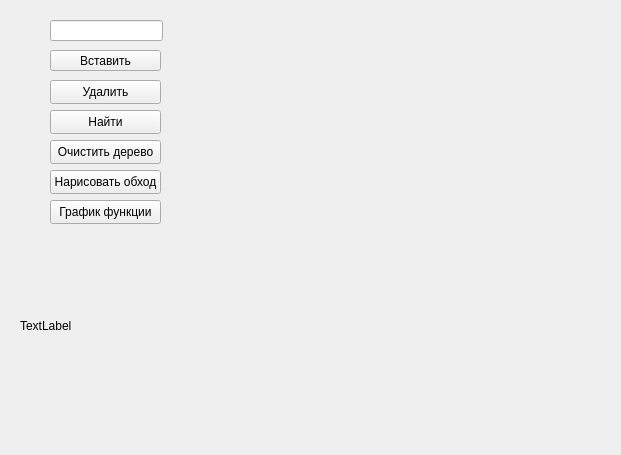
<?xml version="1.0" encoding="UTF-8"?>
<ui version="4.0">
 <class>Form</class>
 <widget class="QWidget" name="Form">
  <property name="geometry">
   <rect>
    <x>0</x>
    <y>0</y>
    <width>621</width>
    <height>455</height>
   </rect>
  </property>
  <property name="windowTitle">
   <string>Form</string>
  </property>
  <widget class="QLineEdit" name="lineEditInput">
   <property name="geometry">
    <rect>
     <x>50</x>
     <y>20</y>
     <width>113</width>
     <height>21</height>
    </rect>
   </property>
  </widget>
  <widget class="QPushButton" name="pushButtonInsert">
   <property name="geometry">
    <rect>
     <x>50</x>
     <y>50</y>
     <width>111</width>
     <height>21</height>
    </rect>
   </property>
   <property name="text">
    <string>Вставить</string>
   </property>
  </widget>
  <widget class="QPushButton" name="pushButtonRemove">
   <property name="geometry">
    <rect>
     <x>50</x>
     <y>80</y>
     <width>111</width>
     <height>24</height>
    </rect>
   </property>
   <property name="text">
    <string>Удалить</string>
   </property>
  </widget>
  <widget class="QPushButton" name="pushButtonSearch">
   <property name="geometry">
    <rect>
     <x>50</x>
     <y>110</y>
     <width>111</width>
     <height>24</height>
    </rect>
   </property>
   <property name="text">
    <string>Найти</string>
   </property>
  </widget>
  <widget class="QPushButton" name="pushButtonClear">
   <property name="geometry">
    <rect>
     <x>50</x>
     <y>140</y>
     <width>111</width>
     <height>24</height>
    </rect>
   </property>
   <property name="text">
    <string>Очистить дерево</string>
   </property>
  </widget>
  <widget class="QPushButton" name="pushButtonTraversal">
   <property name="geometry">
    <rect>
     <x>50</x>
     <y>170</y>
     <width>111</width>
     <height>24</height>
    </rect>
   </property>
   <property name="text">
    <string>Нарисовать обход</string>
   </property>
  </widget>
  <widget class="QLabel" name="labelOutput">
   <property name="geometry">
    <rect>
     <x>20</x>
     <y>230</y>
     <width>131</width>
     <height>191</height>
    </rect>
   </property>
   <property name="text">
    <string>TextLabel</string>
   </property>
  </widget>
  <widget class="QPushButton" name="pushButtonGraphic">
   <property name="geometry">
    <rect>
     <x>50</x>
     <y>200</y>
     <width>111</width>
     <height>24</height>
    </rect>
   </property>
   <property name="text">
    <string>График функции</string>
   </property>
  </widget>
  <widget class="QWidget" name="webWidget" native="true">
   <property name="geometry">
    <rect>
     <x>210</x>
     <y>20</y>
     <width>391</width>
     <height>421</height>
    </rect>
   </property>
  </widget>
 </widget>
 <resources/>
 <connections/>
</ui>
